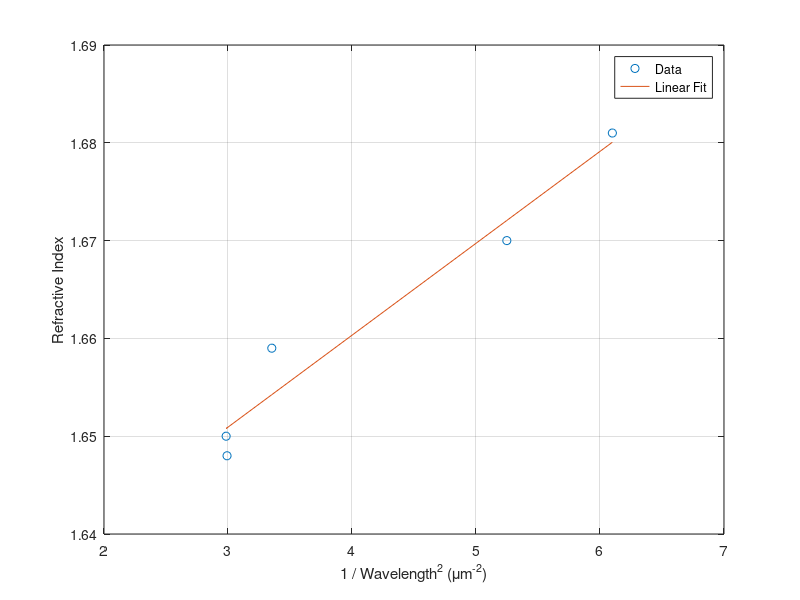

Recreate this plot in MATLAB.
% 波长和折射率数据（单位转换为微米）
wavelengths = [578.1, 578.8, 546.1, 436.5, 404.9] * 1e-3;  % 从纳米转换为微米
refractive_index = [1.648, 1.650, 1.659, 1.670, 1.681];

% 计算波长倒数的平方
inverse_lambda_squared = 1 ./ wavelengths.^2;

% 使用 polyfit 进行线性拟合
p = polyfit(inverse_lambda_squared, refractive_index, 1);

% 计算拟合值
fitted_refractive_index = polyval(p, inverse_lambda_squared);

% 绘制结果
plot(inverse_lambda_squared, refractive_index, 'o');   % 原始数据
hold on;
plot(inverse_lambda_squared, fitted_refractive_index, '-');  % 拟合直线
xlabel('1 / Wavelength^2 (μm^{-2})');
ylabel('Refractive Index');
legend('Data', 'Linear Fit');
grid on;
hold off;

% 显示拟合参数
A = p(2);  % 截距
B = p(1);  % 斜率
fprintf('拟合参数 A = %.4f, B = %.4f\n', A, B);
